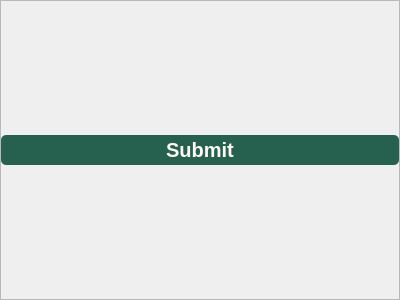
<?xml version="1.0" encoding="UTF-8"?>
<ui version="4.0">
 <class>button_widget</class>
 <widget class="QWidget" name="button_widget">
  <property name="geometry">
   <rect>
    <x>0</x>
    <y>0</y>
    <width>400</width>
    <height>300</height>
   </rect>
  </property>
  <property name="windowTitle">
   <string>Form</string>
  </property>
  <layout class="QVBoxLayout" name="verticalLayout">
   <property name="spacing">
    <number>0</number>
   </property>
   <property name="leftMargin">
    <number>0</number>
   </property>
   <property name="topMargin">
    <number>0</number>
   </property>
   <property name="rightMargin">
    <number>0</number>
   </property>
   <property name="bottomMargin">
    <number>0</number>
   </property>
   <item>
    <widget class="QFrame" name="frame">
     <property name="frameShape">
      <enum>QFrame::StyledPanel</enum>
     </property>
     <property name="frameShadow">
      <enum>QFrame::Raised</enum>
     </property>
     <layout class="QHBoxLayout" name="horizontalLayout">
      <property name="spacing">
       <number>0</number>
      </property>
      <property name="leftMargin">
       <number>0</number>
      </property>
      <property name="topMargin">
       <number>0</number>
      </property>
      <property name="rightMargin">
       <number>0</number>
      </property>
      <property name="bottomMargin">
       <number>0</number>
      </property>
      <item>
       <widget class="QPushButton" name="submit_button">
        <property name="minimumSize">
         <size>
          <width>0</width>
          <height>30</height>
         </size>
        </property>
        <property name="styleSheet">
         <string notr="true">QPushButton {
	color:#FDF8F5;
	font: bold 20px;
	 border: 0;
	 background: none;
	 box-shadow: none;
	 border-radius: 5px;
	background-color:#266150;
}

QPushButton:hover {
	background-color:#4e9480;
}
</string>
        </property>
        <property name="text">
         <string>Submit</string>
        </property>
       </widget>
      </item>
     </layout>
    </widget>
   </item>
  </layout>
 </widget>
 <resources/>
 <connections/>
</ui>
